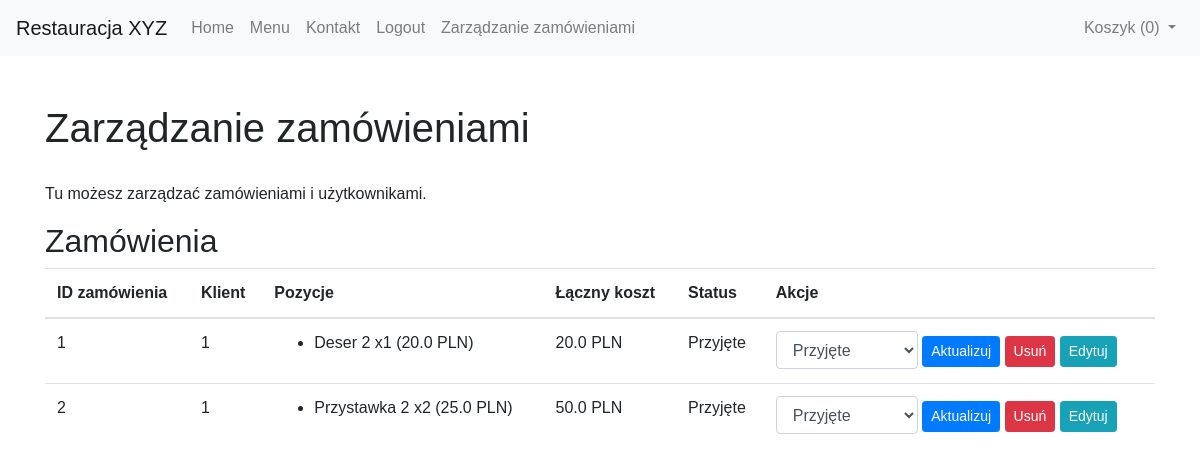
The page /admin (signed in) on the database its author committed.
### tables this page shows
CREATE TABLE orders (
    id INTEGER PRIMARY KEY AUTOINCREMENT,
    user_id INTEGER,
    order_items TEXT,
    total_price REAL,
    status TEXT DEFAULT 'PrzyjÄ™te',
    FOREIGN KEY (user_id) REFERENCES users (id)
);

### app.py (the view, shortened to what this page needs)
@app.route('/admin', methods=['GET', 'POST'])
@login_required
@admin_required
def admin():
    conn = get_db_connection()
    orders = conn.execute('SELECT * FROM orders').fetchall()
    menu_items = {
        'Przystawki': [
            {'name': 'Przystawka 1', 'description': 'Opis przystawki 1', 'price': 20, 'image': 'przystawka1.jpg'},
            {'name': 'Przystawka 2', 'description': 'Opis przystawki 2', 'price': 25, 'image': 'przystawka2.jpg'},
        ],
        'Dania główne': [
            {'name': 'Danie główne 1', 'description': 'Opis dania głównego 1', 'price': 40, 'image': 'danie1.jpg'},
            {'name': 'Danie główne 2', 'description': 'Opis dania głównego 2', 'price': 45, 'image': 'danie2.jpg'},
        ],
        'Desery': [
            {'name': 'Deser 1', 'description': 'Opis deseru 1', 'price': 15, 'image': 'deser1.jpg'},
            {'name': 'Deser 2', 'description': 'Opis deseru 2', 'price': 18, 'image': 'deser2.jpg'},
        ],
    }
    conn.close()
    return render_template('admin.html', orders=orders, menu=menu_items)

### app.py (called while the page is built)
def login_required(f):
    @wraps(f)
    def decorated_function(*args, **kwargs):
        if 'logged_in' not in session:
            flash('Musisz być zalogowany, aby uzyskać dostęp do tej strony.', 'warning')
            return redirect(url_for('login'))
        return f(*args, **kwargs)
    return decorated_function

def admin_required(f):
    @wraps(f)
    def decorated_function(*args, **kwargs):
        if session.get('role') != 'admin':
            flash('Nie masz uprawnień, aby uzyskać dostęp do tej strony.', 'danger')
            return redirect(url_for('home'))
        return f(*args, **kwargs)
    return decorated_function

def get_db_connection():
    conn = sqlite3.connect('database.db')
    conn.row_factory = sqlite3.Row
    return conn

@app.context_processor
def utility_processor():
    return dict(calculate_total_cost=calculate_total_cost)

@app.template_filter('fromjson')
def fromjson(value):
    return json.loads(value)

### templates/admin.html (shortened to what this page needs)
{% extends "base.html" %}
{% block content %}
    <h1>Zarządzanie zamówieniami</h1>
    <p>Tu możesz zarządzać zamówieniami i użytkownikami.</p>
    <h2>Zamówienia</h2>
    <table class="table">
        <thead>
            <tr>
                <th>ID zamówienia</th>
                <th>Klient</th>
                <th>Pozycje</th>
                <th>Łączny koszt</th>
                <th>Status</th>
                <th>Akcje</th>
            </tr>
        </thead>
        <tbody>
            {% for order in orders %}
            <tr>
                <td>{{ order.id }}</td>
                <td>{{ order.user_id }}</td>
                <td>
                    <ul>
                        {% set items = order.order_items | fromjson %}
                        {% for item in items %}
                        <li>{{ item.name }} x{{ item.quantity }} ({{ item.price }} PLN)</li>
                        {% endfor %}
                    </ul>
                </td>
                <td>{{ order.total_price }} PLN</td>
                <td>{{ order.status }}</td>
                <td>
                    <form method="POST" action="/admin" class="d-inline">
                        <select name="status" class="form-control d-inline" style="width: auto;">
                            <option value="Przyjęte" {% if order.status == 'Przyjęte' %}selected{% endif %}>Przyjęte</option>
                        </select>
                        <button type="submit" name="update" class="btn btn-primary btn-sm">Aktualizuj</button>
                    </form>
                    <form method="POST" action="/admin" class="d-inline">
                        <button type="submit" name="delete" class="btn btn-danger btn-sm">Usuń</button>
                    </form>
                    <button class="btn btn-info btn-sm" data-toggle="modal" data-target="#editOrderModal{{ order.id }}">Edytuj</button>
                </td>
            </tr>
            {% endfor %}
        </tbody>
    </table>
{% endblock %}

### static/css/styles.css (style rules this page uses)
body { font-family: Arial, sans-serif; }
.container h1 { margin-bottom: 30px; }

### rows shown on the page
orders: id "1", user_id "1", name "Deser 2", quantity "1", price "20.0", total_price "20.0", status "Przyjęte"
orders: id "2", user_id "1", name "Przystawka 2", quantity "2", price "25.0", total_price "50.0", status "Przyjęte"

### other values the page prints
{{ session.cart|length if session.cart else 0 }} "0"
